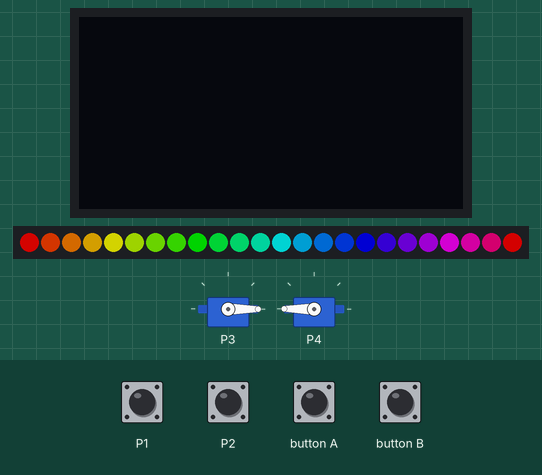
Simulated run of this program. Board: BBC micro:bit (MakeCode). Parts: 128×64 one-colour display, 24 RGB LEDs in strip order, left to right, 2 × servo. The test bench sets the inputs (shaded band); at power-on: P1 HIGH, P2 HIGH. Dim RGB values are drawn brighter than linear.

Above: at 1.2 s.
1.3 s: button B pressed for 0.15 s
At 2.0 s:
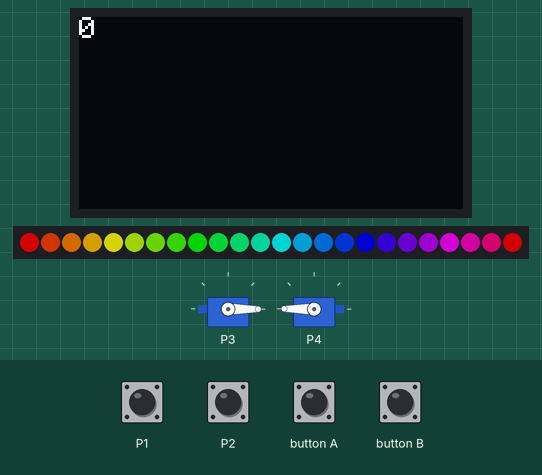
2.9 s: button A pressed for 0.15 s
At 2.98 s:
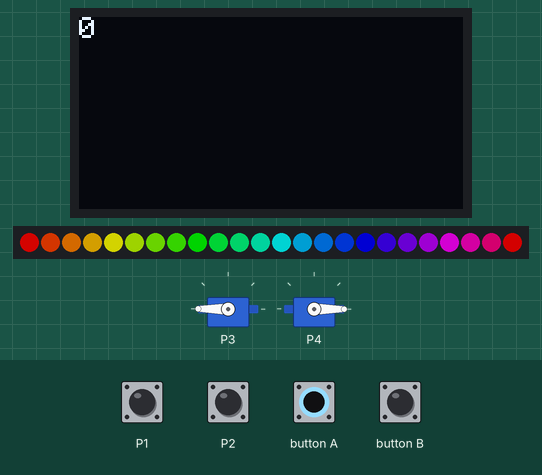
4.5 s: button B pressed for 0.15 s
At 5.7 s:
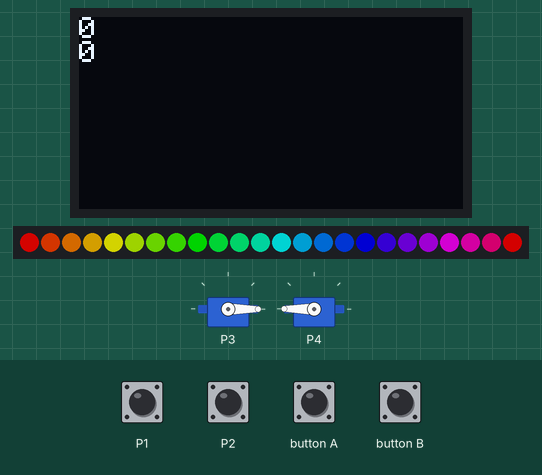
6.1 s: button A pressed for 1 s
At 6.7 s:
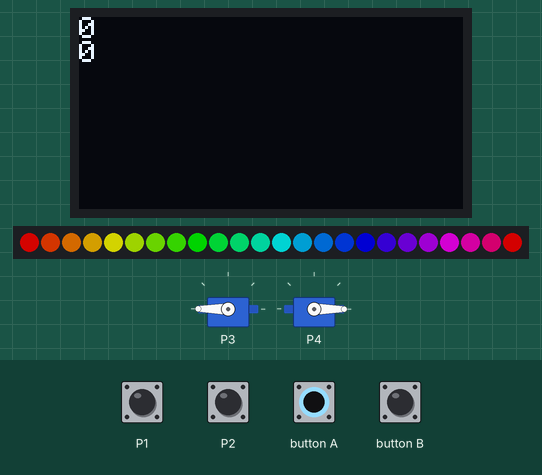
Timing chart, 0 to 9.1 s (numbered marks = the images above; inputs shaded):
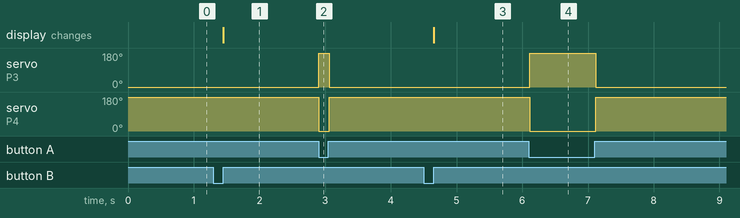

The program:

main.ts
```typescript
input.onButtonPressed(Button.B, function () {
    let 저장된_값 = 0
    OLED.writeNumNewLine(저장된_값)
})
let _500원 = 0
let _100원 = 0
pins.setPull(DigitalPin.P1, PinPullMode.PullUp)
pins.setPull(DigitalPin.P2, PinPullMode.PullUp)
let 스위치 = true
OLED.init(128, 64)
let strip = neopixel.create(DigitalPin.P5, 24, NeoPixelMode.RGB)
strip.showRainbow(1, 360)
strip.show()
basic.forever(function () {
    if (input.buttonIsPressed(Button.A)) {
        pins.servoWritePin(AnalogPin.P3, 180)
        pins.servoWritePin(AnalogPin.P4, 0)
    } else {
        pins.servoWritePin(AnalogPin.P3, 0)
        pins.servoWritePin(AnalogPin.P4, 180)
    }
})
basic.forever(function () {
    if (pins.digitalReadPin(DigitalPin.P1) == 0) {
        _100원 = 100
    } else {
        _100원 = 100
    }
})
basic.forever(function () {
    if (pins.digitalReadPin(DigitalPin.P2) == 0) {
        _500원 = 500
    } else {
        _500원 = 500
    }
})
```

test.ts
```typescript
// 테스트는 여기로 이동합니다; 이 패키지가 확장으로 사용될 때 컴파일되지 않을 것 입니다.
```

Measured:
- after the input at 1.3 s, the display: changes after 0.15 s (image 1)
- after the input at 2.9 s, servo on P3: 0° → 180° at once, → 0° 0.16 s later; servo on P4: 180° → 0° at once, → 180° 0.16 s later
- after the input at 4.5 s, the display: changes after 0.15 s (image 3)
- after the input at 6.1 s, servo on P3: 0° → 180° at once, → 0° 1.0 s later; servo on P4: 180° → 0° at once, → 180° 1.0 s later
